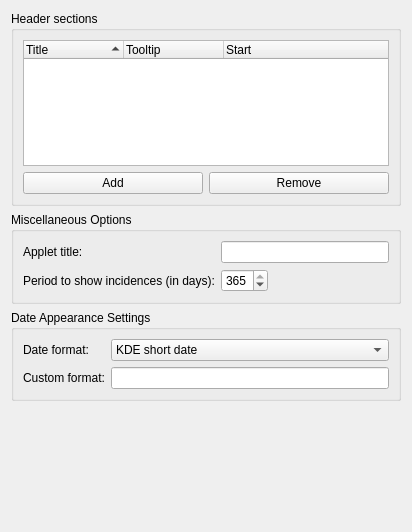
<?xml version="1.0" encoding="UTF-8"?>
<ui version="4.0">
 <class>EventAppletGeneralConfig</class>
 <widget class="QWidget" name="EventAppletGeneralConfig">
  <property name="geometry">
   <rect>
    <x>0</x>
    <y>0</y>
    <width>412</width>
    <height>532</height>
   </rect>
  </property>
  <layout class="QVBoxLayout" name="verticalLayout">
   <item>
    <widget class="QGroupBox" name="groupBox_5">
     <property name="title">
      <string>Header sections</string>
     </property>
     <layout class="QGridLayout" name="gridLayout_4">
      <item row="0" column="0" colspan="2">
       <widget class="QTreeWidget" name="headerWidget">
        <property name="toolTip">
         <string>Add your own headers here, start is the first day of the period counting from today,
it will stretch to the next header or end of the displayed timeframe.</string>
        </property>
        <property name="indentation">
         <number>0</number>
        </property>
        <property name="rootIsDecorated">
         <bool>false</bool>
        </property>
        <property name="uniformRowHeights">
         <bool>true</bool>
        </property>
        <property name="sortingEnabled">
         <bool>true</bool>
        </property>
        <property name="expandsOnDoubleClick">
         <bool>false</bool>
        </property>
        <property name="columnCount">
         <number>3</number>
        </property>
        <attribute name="headerStretchLastSection">
         <bool>true</bool>
        </attribute>
        <column>
         <property name="text">
          <string>Title</string>
         </property>
        </column>
        <column>
         <property name="text">
          <string>Tooltip</string>
         </property>
        </column>
        <column>
         <property name="text">
          <string>Start</string>
         </property>
        </column>
       </widget>
      </item>
      <item row="1" column="0">
       <widget class="QPushButton" name="addHeaderButton">
        <property name="text">
         <string>Add</string>
        </property>
       </widget>
      </item>
      <item row="1" column="1">
       <widget class="QPushButton" name="removeHeaderButton">
        <property name="text">
         <string>Remove</string>
        </property>
       </widget>
      </item>
     </layout>
    </widget>
   </item>
   <item>
    <widget class="QGroupBox" name="groupBox_3">
     <property name="title">
      <string>Miscellaneous Options</string>
     </property>
     <layout class="QGridLayout" name="gridLayout_2">
      <item row="0" column="0">
       <widget class="QLabel" name="label">
        <property name="text">
         <string>Applet title:</string>
        </property>
       </widget>
      </item>
      <item row="0" column="1" colspan="2">
       <widget class="KLineEdit" name="appletTitleEdit">
        <property name="toolTip">
         <string>A custom title for the applet.</string>
        </property>
       </widget>
      </item>
      <item row="1" column="0">
       <widget class="QLabel" name="label_6">
        <property name="text">
         <string>Period to show incidences (in days):</string>
        </property>
       </widget>
      </item>
      <item row="1" column="1">
       <widget class="KIntSpinBox" name="periodBox">
        <property name="toolTip">
         <string>The time frame to show incidences.</string>
        </property>
        <property name="minimum">
         <number>1</number>
        </property>
        <property name="maximum">
         <number>365</number>
        </property>
        <property name="value">
         <number>365</number>
        </property>
       </widget>
      </item>
      <item row="1" column="2">
       <spacer name="horizontalSpacer">
        <property name="orientation">
         <enum>Qt::Horizontal</enum>
        </property>
        <property name="sizeHint" stdset="0">
         <size>
          <width>113</width>
          <height>20</height>
         </size>
        </property>
       </spacer>
      </item>
     </layout>
    </widget>
   </item>
   <item>
    <widget class="QGroupBox" name="groupBox_4">
     <property name="title">
      <string>Date Appearance Settings</string>
     </property>
     <layout class="QGridLayout" name="gridLayout">
      <item row="0" column="0">
       <widget class="QLabel" name="label_2">
        <property name="text">
         <string>Date format:</string>
        </property>
       </widget>
      </item>
      <item row="0" column="1">
       <widget class="KComboBox" name="dateFormatBox">
        <property name="toolTip">
         <string>What date format to use.</string>
        </property>
        <item>
         <property name="text">
          <string>KDE short date</string>
         </property>
        </item>
        <item>
         <property name="text">
          <string>KDE long date</string>
         </property>
        </item>
        <item>
         <property name="text">
          <string>Custom</string>
         </property>
        </item>
       </widget>
      </item>
      <item row="1" column="0">
       <widget class="QLabel" name="label_3">
        <property name="text">
         <string>Custom format:</string>
        </property>
       </widget>
      </item>
      <item row="1" column="1">
       <widget class="KLineEdit" name="customFormatEdit">
        <property name="toolTip">
         <string>A string describing the custom format. It is using the QDate syntax.</string>
        </property>
       </widget>
      </item>
     </layout>
    </widget>
   </item>
   <item>
    <spacer name="verticalSpacer">
     <property name="orientation">
      <enum>Qt::Vertical</enum>
     </property>
     <property name="sizeHint" stdset="0">
      <size>
       <width>20</width>
       <height>186</height>
      </size>
     </property>
    </spacer>
   </item>
  </layout>
 </widget>
 <customwidgets>
  <customwidget>
   <class>KIntSpinBox</class>
   <extends>QSpinBox</extends>
   <header>knuminput.h</header>
  </customwidget>
  <customwidget>
   <class>KLineEdit</class>
   <extends>QLineEdit</extends>
   <header>klineedit.h</header>
  </customwidget>
  <customwidget>
   <class>KComboBox</class>
   <extends>QComboBox</extends>
   <header>kcombobox.h</header>
  </customwidget>
 </customwidgets>
 <resources/>
 <connections/>
</ui>
